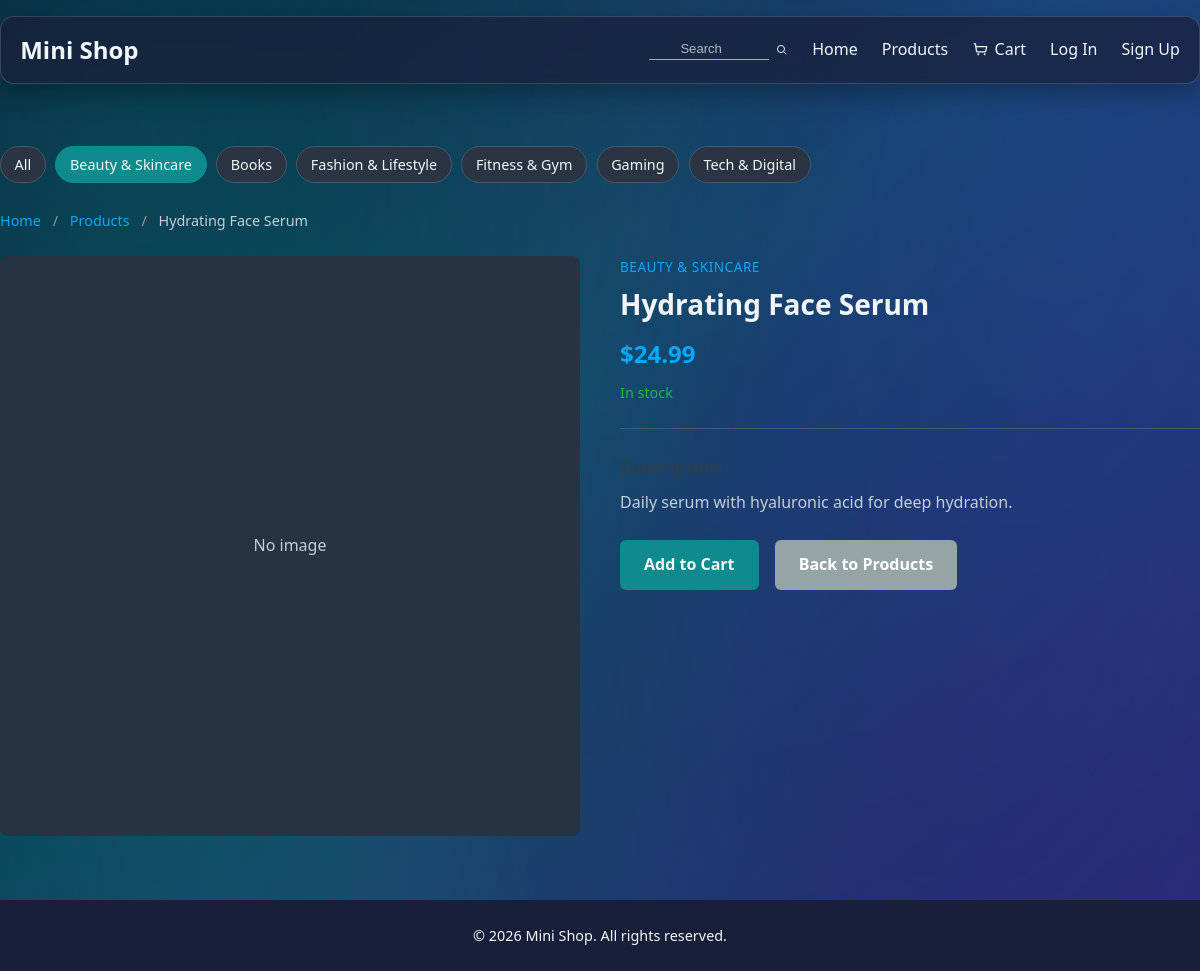
Screenshot of /products/hydrating-face-serum/ with the database file from the repository.
### products/models.py (models this page shows, shortened)
class Category(models.Model):
    name = models.CharField(max_length=100)
    slug = models.SlugField(unique=True)
    class Meta:
        verbose_name_plural = 'Categories'

class Product(models.Model):
    name = models.CharField(max_length=200)
    slug = models.SlugField(unique=True)
    description = models.TextField(blank=True)
    price = models.DecimalField(max_digits=10, decimal_places=2)
    image = models.ImageField(upload_to='products/', blank=True, null=True)
    category = models.ForeignKey(
        Category, on_delete=models.SET_NULL, null=True, blank=True, related_name='products'
    )
    in_stock = models.BooleanField(default=True)
    is_bestseller = models.BooleanField(default=False)
    created_at = models.DateTimeField(auto_now_add=True)
    updated_at = models.DateTimeField(auto_now=True)
    class Meta:
        ordering = ['-created_at']

### products/views.py (the view)
# urls.py: path('<slug:slug>/', views.product_detail, name='product_detail'),
def product_detail(request, slug):
    product = get_object_or_404(Product, slug=slug)
    categories = Category.objects.filter(products__isnull=False).distinct().order_by("name")
    return render(request, "product.html", {"product": product, "categories": categories})

### cart/context_processors.py (called while the page is built)
def cart_count(request):
    cart = request.session.get('cart') or {}
    total_items = sum(cart.values())
    cart_bounce = request.session.pop('cart_bounce', False)
    return {
        'cart_item_count': total_items,
        'cart_bounce': cart_bounce,
    }

### templates/product.html (shortened to what this page needs)
{% extends 'base.html' %}
{% load static %}
{% block content %}
<div class="container product-detail">
    <div class="category-strip" aria-label="Product categories">
        <a href="{% url 'products:product_list' %}" class="category-chip">All</a>
        {% for category in categories %}
            <a href="{% url 'products:product_list' %}?category={{ category.slug }}" class="category-chip {% if product.category and product.category.slug == category.slug %}active{% endif %}">
                {{ category.name }}
            </a>
        {% endfor %}
    </div>
    <nav class="breadcrumb">
        <a href="{% url 'core:home' %}">Home</a>
        <span class="sep">/</span>
        <a href="{% url 'products:product_list' %}">Products</a>
        <span class="sep">/</span>
        <span>{{ product.name }}</span>
    </nav>
    <div class="product-detail-grid">
        <div class="product-image">
            {% if product.image %}
                <img src="{{ product.image.url }}" alt="{{ product.name }}">
            {% else %}
                <div class="product-image-placeholder">
                    <span>No image</span>
                </div>
            {% endif %}
        </div>
        <div class="product-info">
            {% if product.category %}
                <p class="product-category">{{ product.category.name }}</p>
            {% endif %}
            <h1 class="product-title">{{ product.name }}</h1>
            <p class="product-price">${{ product.price }}</p>
            {% if product.in_stock %}
                <p class="stock in-stock">In stock</p>
            {% else %}
                <p class="stock out-of-stock">Out of stock</p>
            {% endif %}
            {% if product.description %}
                <div class="product-description">
                    <h2>Description</h2>
                    <p>{{ product.description|linebreaks }}</p>
                </div>
            {% endif %}
            {% if product.in_stock %}
                <a href="{% url 'cart:add_to_cart' product.id %}" class="btn btn-primary">Add to Cart</a>
            {% endif %}
            <a href="{% url 'products:product_list' %}" class="btn btn-secondary">Back to Products</a>
        </div>
    </div>
</div>
{% endblock %}

### rows the page displays
Category: name "Beauty & Skincare"
Category: name "Books"
Category: name "Fashion & Lifestyle"
Category: name "Fitness & Gym"
Category: name "Gaming"
Category: name "Tech & Digital"
Product: name "Hydrating Face Serum", category.name "BEAUTY & SKINCARE", price "24.99", description "Daily serum with hyaluronic acid for deep hydration."
